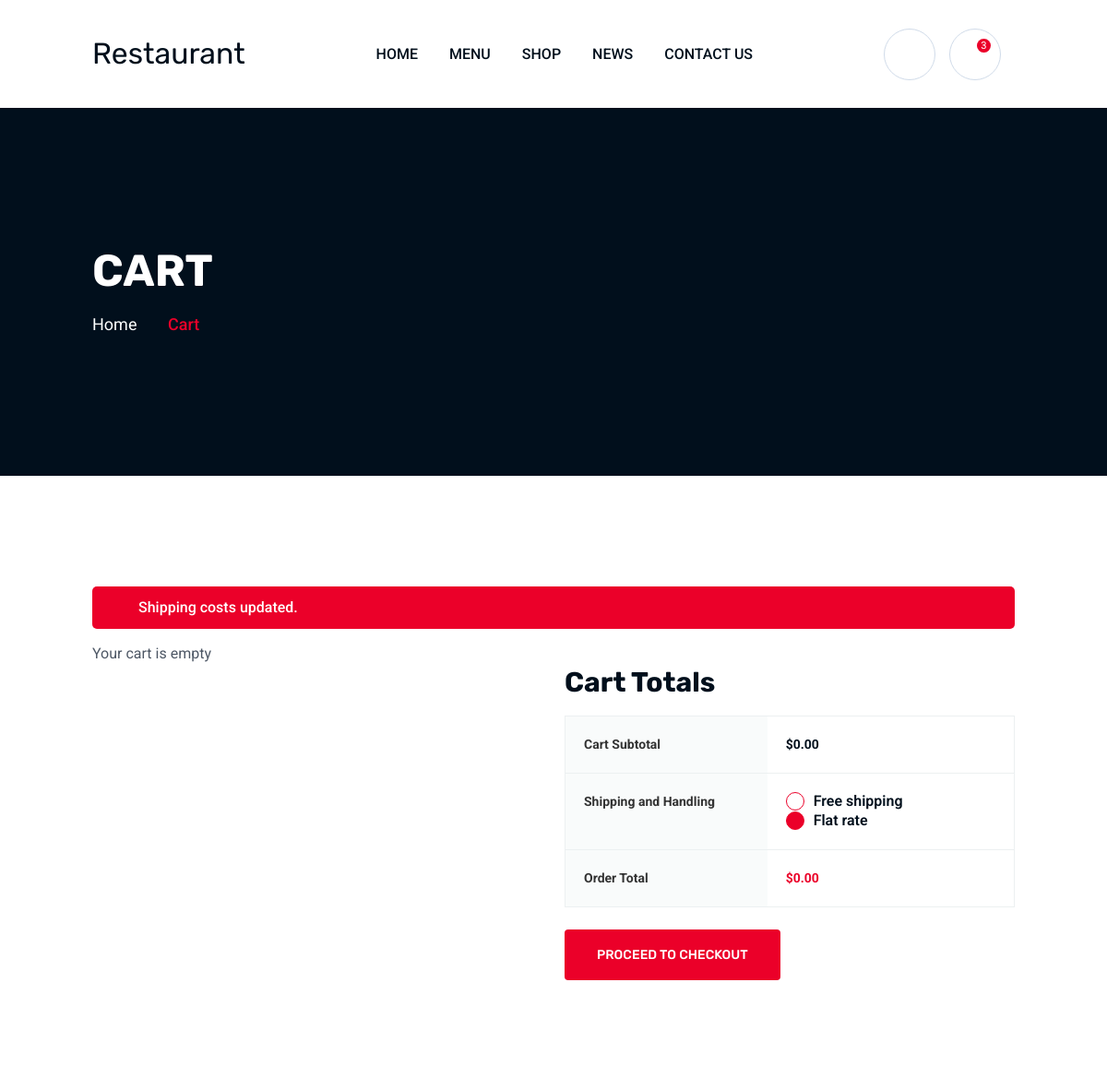
Page /cart/ (signed in, upper part) on the earlier database version.
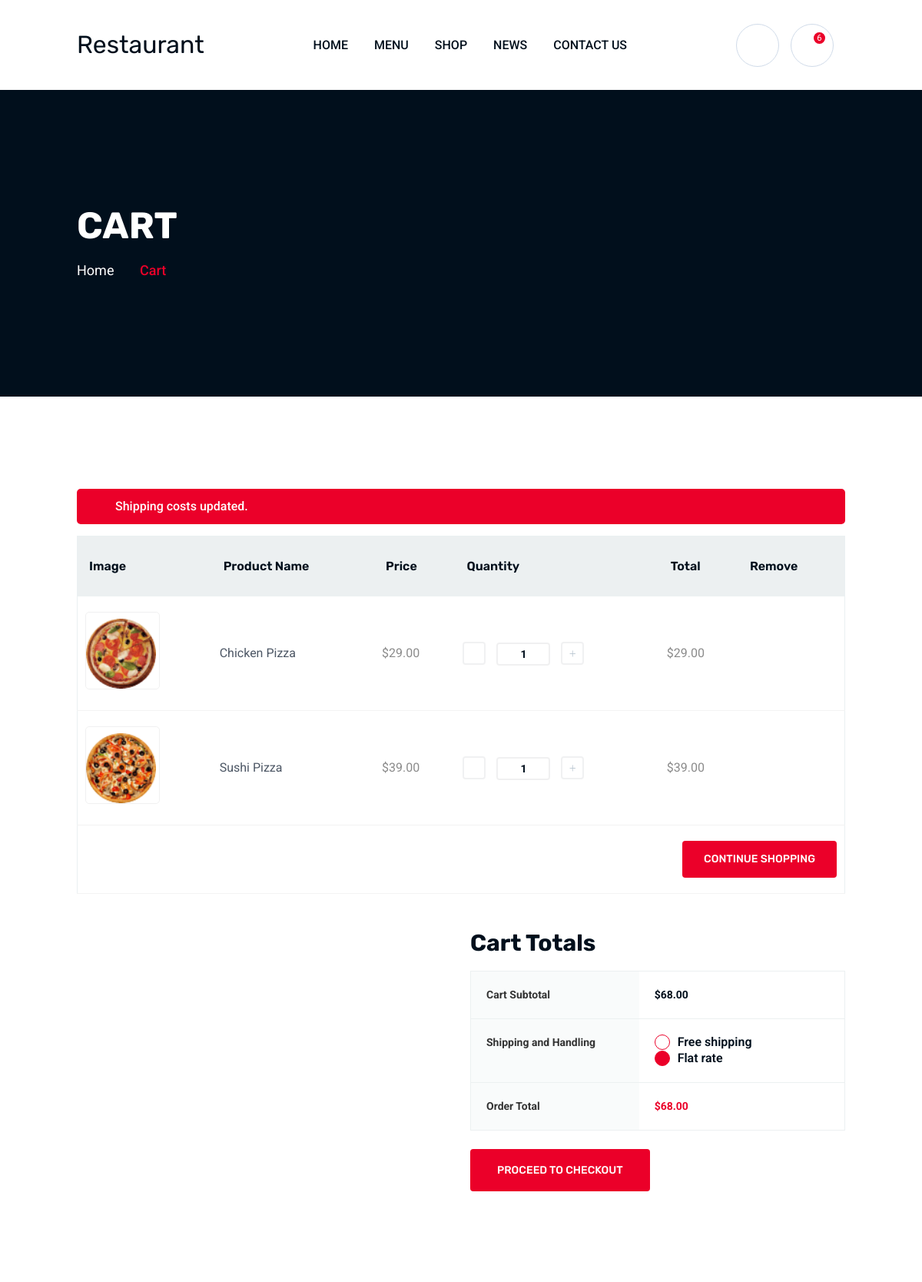
Same page on the later database version.
### myapp/models.py (models this page shows, shortened)
class CartSliderModel(models.Model):
    id = models.UUIDField(primary_key=True, default=uuid.uuid4, editable=False)
    name = models.CharField(max_length=50, blank=True, null=True)
    image = models.ImageField(upload_to='CartSlider')
    created_at = models.DateTimeField(auto_now_add=True)
    updated_at = models.DateTimeField(auto_now=True)

class CartItem(models.Model):
    id = models.UUIDField(primary_key=True, default=uuid.uuid4, editable=False)
    user = models.ForeignKey(CustomUser, on_delete=models.CASCADE, null=True, blank=True)
    product = models.ForeignKey(Product, on_delete=models.CASCADE)
    quantity = models.PositiveIntegerField(default=1)
    created_at = models.DateTimeField(default=timezone.now)
    updated_at = models.DateTimeField(auto_now=True)
    @property
    def total_price(self):
        return self.quantity * self.product.disPrice

class Product(models.Model):
    id = models.UUIDField(primary_key=True, default=uuid.uuid4, editable=False)
    title = models.CharField(max_length=50, blank=True, null=True)
    text = models.CharField(max_length=300, blank=True, null=True)
    price = models.DecimalField(max_digits=10, decimal_places=2, default=0)          # Normal price
    disPrice = models.DecimalField(max_digits=10, decimal_places=2, default=0)
    discountPercentage = models.IntegerField(blank=True, null=True, editable=False)  # Auto calculated
    image = models.ImageField(upload_to="Product")
    category = models.ForeignKey(CategoryModel, on_delete=models.CASCADE, null=True, blank=True)
    in_stock = models.BooleanField(default=True)
    created_at = models.DateTimeField(auto_now_add=True)
    updated_at = models.DateTimeField(auto_now=True)
    @property
    def discountPercentage(self):
        if self.price and self.disPrice and self.price > 0:
            return round(((self.price - self.disPrice) / self.price) * 100)
        return 0

### myapp/views.py (the view)
# urls.py: path('cart/', views.cart_page, name='cartPage'),
@login_required
def cart_page(request):
    CartSlider = CartSliderModel.objects.all()[:1]
    Gallery = GalleryModel.objects.all()
    cart_items = CartItem.objects.filter(user=request.user)
    CartItemCount = CartItem.objects.all().count()
    cart_total = sum(item.total_price for item in cart_items)
    context = {
        'CartSlider': CartSlider,
        'Gallery': Gallery,
        'cart_items': cart_items,
        'cart_total': cart_total,
        'CartItemCount': CartItemCount,
    }
    return render(request, 'cart.html', context)

### myapp/templates/cart.html (shortened to what the changed rows need)
{% extends 'base.html' %}
{% load static %}
{% load humanize %}
{% block body %}
{% for i in CartSlider %}
<div class="breadcumb-wrapper" data-bg-src="{{ i.image.url }}">
    <div class="container z-index-common">
        <div class="breadcumb-content">
            <h1 class="breadcumb-title">{{ i.name|safe }}</h1>
            <ul class="breadcumb-menu">
                <li><a href="{% url 'homePage' %}">Home</a></li>
                <li>{{ i.name|safe }}</li>
            </ul>
        </div>
    </div>
</div>
{% endfor %}
<div class="th-cart-wrapper space-top space-extra-bottom">
    <div class="container">
        <div class="woocommerce-notices-wrapper">
        </div>
        {% if cart_items %}
            <table class="cart_table">
                <thead>
                    <tr>
                        <th class="cart-col-image">Image</th>
                        <th class="cart-col-productname">Product Name</th>
                        <th class="cart-col-price">Price</th>
                        <th class="cart-col-quantity">Quantity</th>
                        <th class="cart-col-total">Total</th>
                        <th class="cart-col-remove">Remove</th>
                    </tr>
                </thead>
                <tbody>
                {% for item in cart_items %}
                    <tr class="cart_item">
                        <td data-title="Product">
                            <a class="cart-productimage" href="shop_detail.html">
                                <img width="91" height="91" src="{{ item.product.image.url }}" alt="{{ item.product.title }}">
                            </a>
                        </td>
                        <td data-title="Name">
                            <a class="cart-productname" href="shop_detail.html">{{ item.product.title }}</a>
                        </td>
                        <td data-title="Price">
                            <span class="amount">${{ item.product.disPrice|intcomma }}</span>
                        </td>
                        <td data-title="Quantity">
                            <div class="quantity">
                                <form method="post" action="{% url 'add_to_cart' item.product.id %}">
                                    <button class="quantity-minus qty-btn"><i class="far fa-minus"></i></button>
                                    <input type="number" name="quantity" class="qty-input" value="{{ item.quantity }}" min="1" max="99">
                                    <button type="submit" class="quantity-plus qty-btn"><i class="far fa-plus"></i></button>
                                </form>
                            </div>
                        </td>
                        <td data-title="Total">
                            <span class="amount">${{ item.total_price|floatformat:2|intcomma }}</span>
                        </td>
                        <td data-title="Remove">
                            <a href="{% url 'removeFromCart' item.id %}" class="remove">
                                <i class="fal fa-trash-alt"></i>
                            </a>
                        </td>
                    </tr>
                {% endfor %}
                    <tr>
                        <td colspan="6" class="actions">
                            <a href="{% url 'shopPage' %}" class="th-btn rounded-2">Continue Shopping</a>
                        </td>
                    </tr>
                </tbody>
            </table>
        {% else %}
                    <tr>
                        <td colspan="6" class="text-center">Your cart is empty</td>
                    </tr>
        {% endif %}
        <div class="row justify-content-end">
            <div class="col-md-8 col-lg-7 col-xl-6">
                <h2 class="h4 summary-title">Cart Totals</h2>
                <table class="cart_totals">
                    <tbody>
                        <tr>
                            <td data-title="Cart Subtotal"><span class="amount"><bdi><span>$</span>{{ cart_total|floatformat:2|intcomma }}</bdi></span>
                            </td>
                        </tr>
                        <tr class="shipping">
                            <th>Shipping and Handling</th>
                        </tr>
                    </tbody>
                    <tfoot>
                        <tr class="order-total">
                            <td data-title="Total"><strong><span
                                        class="amount"><bdi><span>$</span>{{ cart_total|floatformat:2|intcomma }}</bdi></span></strong></td>
                        </tr>
                    </tfoot>
                </table>
            </div>
        </div>
    </div>
</div>
{% endblock %}

Differences in the rows shown:
added CartItem: product.image (picture), product "Chicken Pizza", product.disPrice "29.00", quantity "1", total_price "29.00"
added CartItem: product.image (picture), product "Sushi Pizza", product.disPrice "39.00", quantity "1", total_price "39.00"
Other differences:
{{ CartItemCount }}: "3" → "6"
{{ cart_total|floatformat:2|intcomma }}: "0.00" → "68.00"
text no longer shown: "Your cart is empty"
text now shown: "Image Product Name Price Quantity Total Remove CONTINUE SHOPPING"
